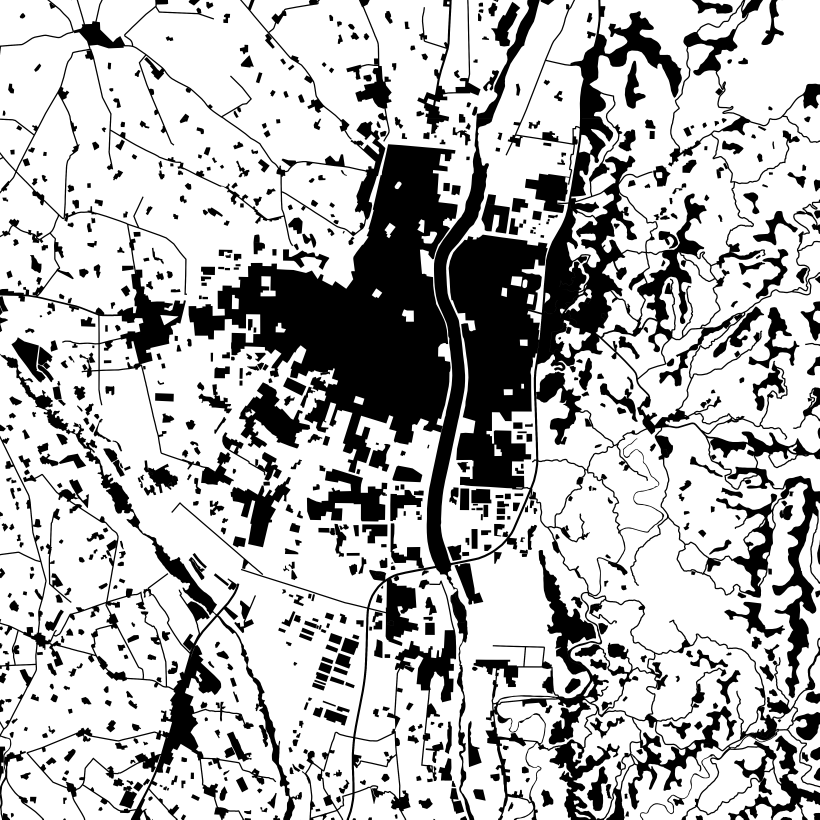
#> input picture origin/map.png, 4096 x 4096 px (shown at 1/5 size)
$ python my_main.py
#> lines starting #> are read from the running program, lines starting #| are printed output that depends on the picture; after the words box and inside, x2 and y2 are one past the last pixel; in counts of white or black regions, pixels touching at a corner belong together
#> (reads my_parameter.json from the repository)
#> further down, map_origin is the input picture: PIL image 4096x4096 RGBA; mean R, G, B, A 182.2, 182.2, 182.2, 255
### my_process.py
#coding:utf-8
#!D:/ProgramFiles/python
from PIL import Image
from numpy import *
from scipy import *
from scipy.ndimage import filters
import matplotlib.pyplot as pyplot


#各个图层数据去除道路
#输入：需要处理的图层（除了背景层和道路层），道路层
#输出：去除了道路的地物图层
# [45 lines left out: function my_deleteRoad, not called in this run]


#第一步：高斯模糊
#输入：RGB模式的图片，如果不是RGB的话转化成RGB模式,convert("RGB")
#输出：RGB模式的png格式图片，输出的图片用于二值化
def my_gauss(img_origin,sigma):
#> called with sigma = 5
    image_origin = array(img_origin.convert("RGB"))

    image_zeros = zeros([4096,4096,3])
    for i in range(3):
        image_zeros[:,:,i] = filters.gaussian_filter(image_origin[:,:,i],sigma)
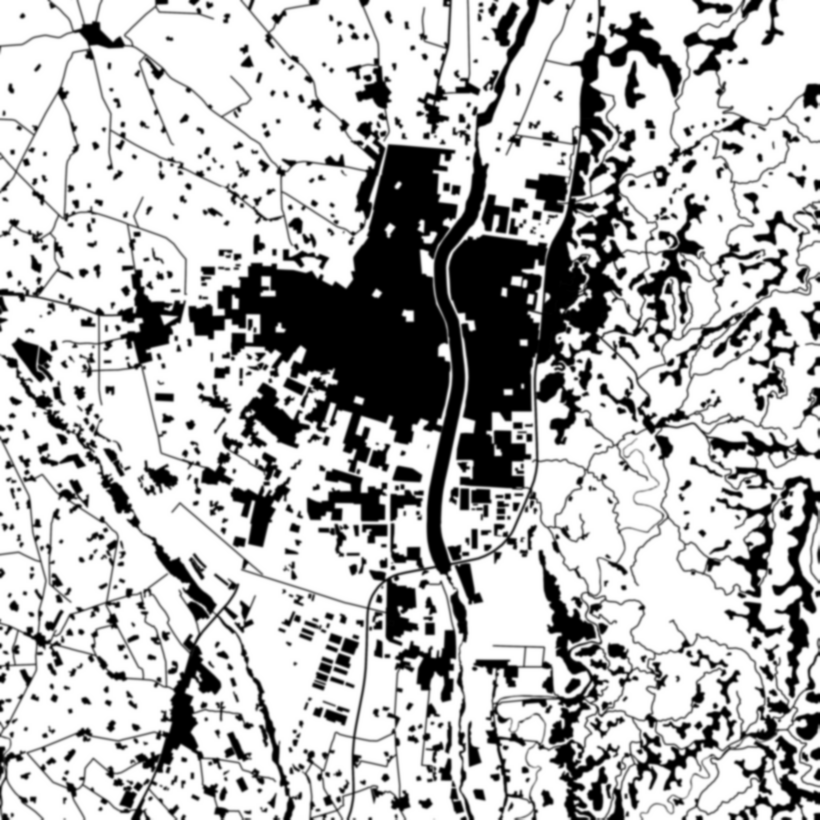
#> image_zeros: shape (4096, 4096, 3) float64 (shown at 1/5 size); min 0, max 255, mean 181.7

    image_gauss = uint8(image_zeros)
    image_gauss = Image.fromarray(image_gauss)

    #返回的是三通道的PIL对象
    return image_gauss


#第二步：二值化
#输入：灰度图，如果不是灰度图则转化成灰度图，此处用到的高斯模糊的结果为RGB模式，convert("L")
#输出：单通道，二值化图，用于生成图层的白色部分、白色部分的灰色边缘
def my_binary(img_gauss,threshold):
#> called with threshold = 180
    image_gauss=img_gauss.convert("L")
#> image_gauss: PIL image 4096x4096 L

    #threshold以下的，即偏黑色的均归类为黑色，如果白色区域要偏小，threshold则要偏大
    table = []

    for i in range(256):
        if i < threshold:
            table.append(0)
        else:
            table.append(1)

    image_binary = image_gauss.point(table,"1")
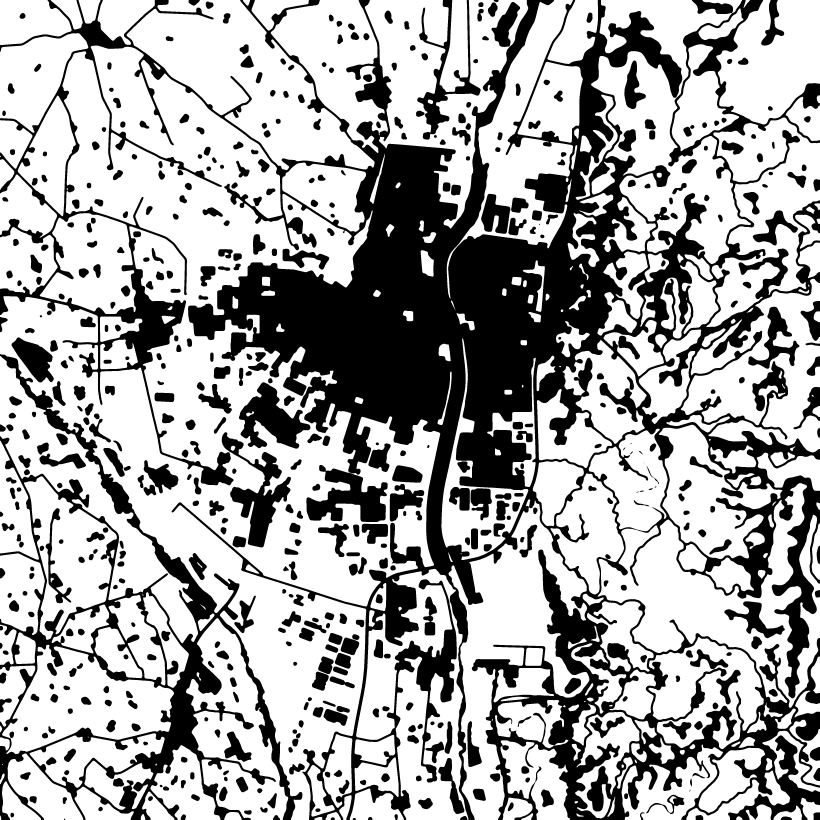
#> image_binary: PIL image 4096x4096 1 (shown at 1/5 size); 66% white; 553 black regions (2 under 20 px), largest, box (x1, y1, x2, y2) and area: (0, 0, 4096, 4096) 4038737, (0, 1771, 1512, 4096) 467293, (1109, 2161, 1455, 2737) 62658

    #返回的是单通道的二值化图
    return image_binary


#第三步（1）：背景层地物白底
#输入：二值化图，单通道需要转化成RGBA模式，convert("RGBA")
#输出：黑色地物变白色，白色区域透明图，RGBA模式，用于图像融合
def my_whiteBorder(img_binary):
    image_binary=img_binary.convert("RGBA")
#> image_binary: PIL image 4096x4096 RGBA

    bands=image_binary.split()
    image_r=bands[0]
    image_g=bands[1]
    image_b=bands[2]
    image_a=bands[3]
#> image_a: PIL image 4096x4096 L; every value is 255

    image_r = asarray(image_r)
    image_g = asarray(image_g)
    image_b = asarray(image_b)
    image_a = asarray(image_a)

#> (the run stopped early here; a loop or call above may not have finished)
